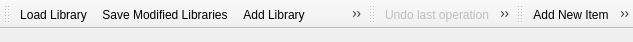
<?xml version="1.0" encoding="UTF-8"?>
<ui version="4.0">
 <class>DatabaseFrameWnd</class>
 <widget class="QMainWindow" name="DatabaseFrameWnd">
  <property name="geometry">
   <rect>
    <x>0</x>
    <y>0</y>
    <width>633</width>
    <height>42</height>
   </rect>
  </property>
  <widget class="QToolBar" name="m_toolBar">
   <property name="windowTitle">
    <string>Lens Flare Toolbar</string>
   </property>
   <property name="iconSize">
    <size>
     <width>32</width>
     <height>32</height>
    </size>
   </property>
   <property name="floatable">
    <bool>false</bool>
   </property>
   <attribute name="toolBarArea">
    <enum>TopToolBarArea</enum>
   </attribute>
   <attribute name="toolBarBreak">
    <bool>false</bool>
   </attribute>
   <addaction name="actionDBLoadLib"/>
   <addaction name="actionDBSave"/>
   <addaction name="actionDBAddLib"/>
   <addaction name="actionDBDelLib"/>
   <addaction name="actionDBReloadLib"/>
  </widget>
  <widget class="QToolBar" name="m_toolBar2">
   <property name="windowTitle">
    <string>StandartToolBar</string>
   </property>
   <property name="iconSize">
    <size>
     <width>32</width>
     <height>32</height>
    </size>
   </property>
   <property name="floatable">
    <bool>false</bool>
   </property>
   <attribute name="toolBarArea">
    <enum>TopToolBarArea</enum>
   </attribute>
   <attribute name="toolBarBreak">
    <bool>false</bool>
   </attribute>
   <addaction name="actionUndo"/>
   <addaction name="actionRedo"/>
   <addaction name="separator"/>
   <addaction name="actionDBCopy"/>
   <addaction name="actionDBPaste"/>
  </widget>
  <widget class="QToolBar" name="m_toolBar3">
   <property name="windowTitle">
    <string>ItemToolBar</string>
   </property>
   <property name="iconSize">
    <size>
     <width>32</width>
     <height>32</height>
    </size>
   </property>
   <property name="floatable">
    <bool>false</bool>
   </property>
   <attribute name="toolBarArea">
    <enum>TopToolBarArea</enum>
   </attribute>
   <attribute name="toolBarBreak">
    <bool>false</bool>
   </attribute>
   <addaction name="actionDBAdd"/>
   <addaction name="actionDBClone"/>
   <addaction name="actionDBRemove"/>
   <addaction name="separator"/>
   <addaction name="actionDBAssignToSelection"/>
   <addaction name="actionDBGetFromSelection"/>
   <addaction name="actionDBReload"/>
  </widget>
  <action name="actionDBLoadLib">
   <property name="icon">
    <iconset>
     <normaloff>:/DatabaseFrameWnd/db_library_bar_00.png</normaloff>:/DatabaseFrameWnd/db_library_bar_00.png</iconset>
   </property>
   <property name="text">
    <string>Load Library</string>
   </property>
   <property name="toolTip">
    <string>Load Library</string>
   </property>
  </action>
  <action name="actionDBSave">
   <property name="icon">
    <iconset>
     <normaloff>:/DatabaseFrameWnd/db_library_bar_01.png</normaloff>:/DatabaseFrameWnd/db_library_bar_01.png</iconset>
   </property>
   <property name="text">
    <string>Save Modified Libraries</string>
   </property>
   <property name="toolTip">
    <string>Save Modified Libraries</string>
   </property>
  </action>
  <action name="actionDBAddLib">
   <property name="icon">
    <iconset>
     <normaloff>:/DatabaseFrameWnd/db_library_bar_02.png</normaloff>:/DatabaseFrameWnd/db_library_bar_02.png</iconset>
   </property>
   <property name="text">
    <string>Add Library</string>
   </property>
   <property name="toolTip">
    <string>Add Library</string>
   </property>
  </action>
  <action name="actionDBDelLib">
   <property name="icon">
    <iconset>
     <normaloff>:/DatabaseFrameWnd/db_library_bar_03.png</normaloff>:/DatabaseFrameWnd/db_library_bar_03.png</iconset>
   </property>
   <property name="text">
    <string>Remove Library</string>
   </property>
   <property name="toolTip">
    <string>Remove Library</string>
   </property>
  </action>
  <action name="actionDBReloadLib">
   <property name="icon">
    <iconset>
     <normaloff>:/DatabaseFrameWnd/db_library_bar_05.png</normaloff>:/DatabaseFrameWnd/db_library_bar_05.png</iconset>
   </property>
   <property name="text">
    <string>Reload Library</string>
   </property>
   <property name="toolTip">
    <string>Reload Library</string>
   </property>
  </action>
  <action name="actionUndo">
   <property name="enabled">
    <bool>false</bool>
   </property>
   <property name="icon">
    <iconset>
     <normaloff>:/DatabaseFrameWnd/db_standart_00.png</normaloff>:/DatabaseFrameWnd/db_standart_00.png</iconset>
   </property>
   <property name="text">
    <string>Undo last operation</string>
   </property>
   <property name="toolTip">
    <string>Undo</string>
   </property>
  </action>
  <action name="actionRedo">
   <property name="enabled">
    <bool>false</bool>
   </property>
   <property name="icon">
    <iconset>
     <normaloff>:/DatabaseFrameWnd/db_standart_01.png</normaloff>:/DatabaseFrameWnd/db_standart_01.png</iconset>
   </property>
   <property name="text">
    <string>Redo last undo operation</string>
   </property>
   <property name="toolTip">
    <string>Redo</string>
   </property>
  </action>
  <action name="actionDBCopy">
   <property name="icon">
    <iconset>
     <normaloff>:/DatabaseFrameWnd/db_standart_02.png</normaloff>:/DatabaseFrameWnd/db_standart_02.png</iconset>
   </property>
   <property name="text">
    <string>Copy Item</string>
   </property>
   <property name="toolTip">
    <string>Copy Item</string>
   </property>
  </action>
  <action name="actionDBPaste">
   <property name="icon">
    <iconset>
     <normaloff>:/DatabaseFrameWnd/db_standart_03.png</normaloff>:/DatabaseFrameWnd/db_standart_03.png</iconset>
   </property>
   <property name="text">
    <string>Paste Item</string>
   </property>
   <property name="toolTip">
    <string>Paste Item</string>
   </property>
  </action>
  <action name="actionDBAdd">
   <property name="icon">
    <iconset>
     <normaloff>:/DatabaseFrameWnd/db_library_item_bar_00.png</normaloff>:/DatabaseFrameWnd/db_library_item_bar_00.png</iconset>
   </property>
   <property name="text">
    <string>Add New Item</string>
   </property>
   <property name="toolTip">
    <string>Add New Item</string>
   </property>
  </action>
  <action name="actionDBClone">
   <property name="icon">
    <iconset>
     <normaloff>:/DatabaseFrameWnd/db_library_item_bar_01.png</normaloff>:/DatabaseFrameWnd/db_library_item_bar_01.png</iconset>
   </property>
   <property name="text">
    <string>Clone Library Item</string>
   </property>
   <property name="toolTip">
    <string>Clone Library Item</string>
   </property>
  </action>
  <action name="actionDBRemove">
   <property name="icon">
    <iconset>
     <normaloff>:/DatabaseFrameWnd/db_library_item_bar_02.png</normaloff>:/DatabaseFrameWnd/db_library_item_bar_02.png</iconset>
   </property>
   <property name="text">
    <string>Remove Item</string>
   </property>
   <property name="toolTip">
    <string>Remove Item</string>
   </property>
  </action>
  <action name="actionDBAssignToSelection">
   <property name="icon">
    <iconset>
     <normaloff>:/DatabaseFrameWnd/db_library_item_bar_03.png</normaloff>:/DatabaseFrameWnd/db_library_item_bar_03.png</iconset>
   </property>
   <property name="text">
    <string>Assign Item to Selected Objects</string>
   </property>
   <property name="toolTip">
    <string>Assign Item to Selected Objects</string>
   </property>
  </action>
  <action name="actionDBGetFromSelection">
   <property name="icon">
    <iconset>
     <normaloff>:/DatabaseFrameWnd/db_library_item_bar_04.png</normaloff>:/DatabaseFrameWnd/db_library_item_bar_04.png</iconset>
   </property>
   <property name="text">
    <string>Get Properties From Selection</string>
   </property>
   <property name="toolTip">
    <string>Get Properties From Selection</string>
   </property>
  </action>
  <action name="actionDBReload">
   <property name="icon">
    <iconset>
     <normaloff>:/DatabaseFrameWnd/db_library_item_bar_05.png</normaloff>:/DatabaseFrameWnd/db_library_item_bar_05.png</iconset>
   </property>
   <property name="text">
    <string>Reload Item</string>
   </property>
   <property name="toolTip">
    <string>Reload Item</string>
   </property>
  </action>
 </widget>
 <resources/>
 <connections/>
</ui>
